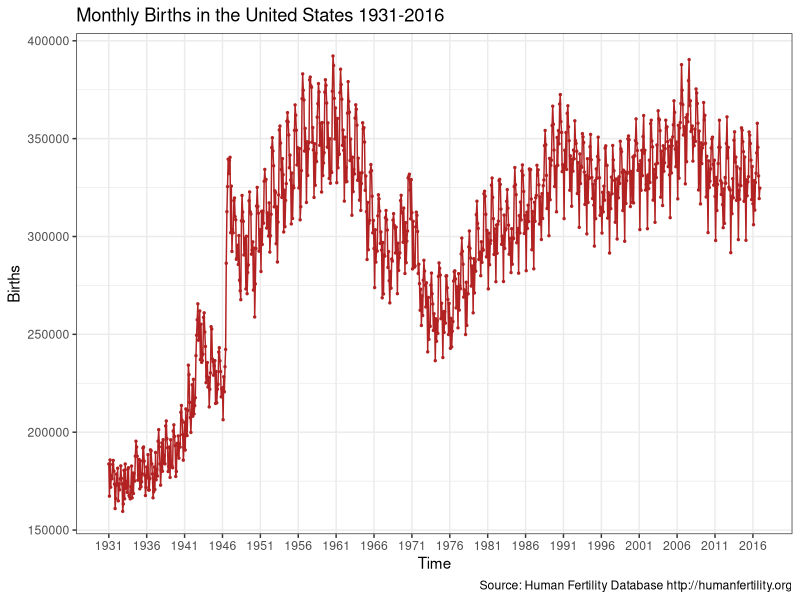
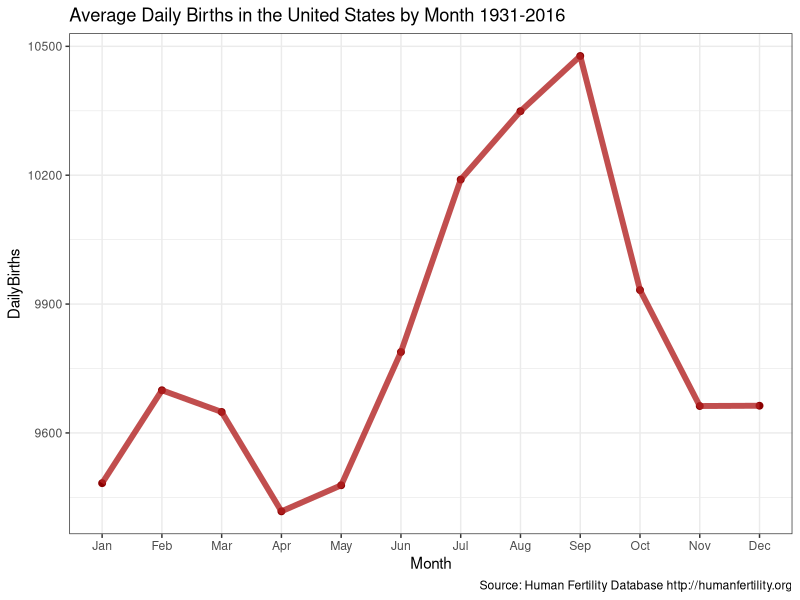
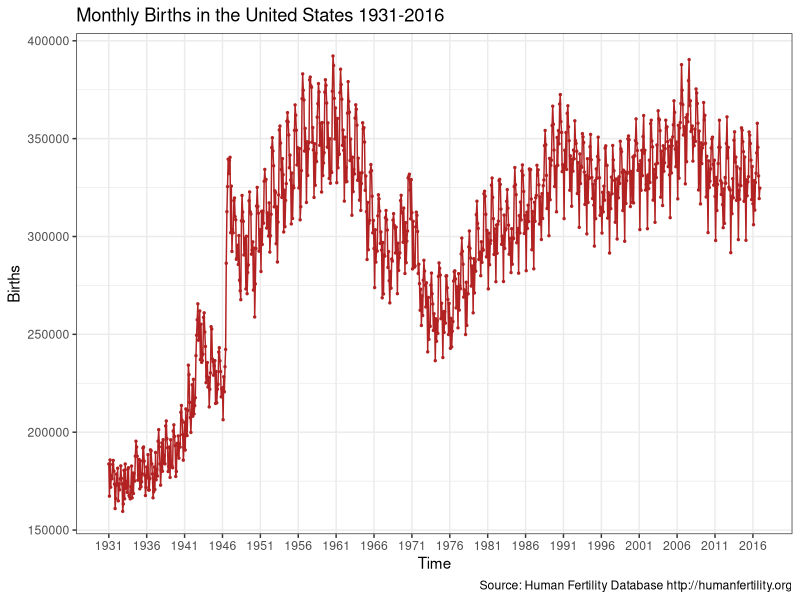
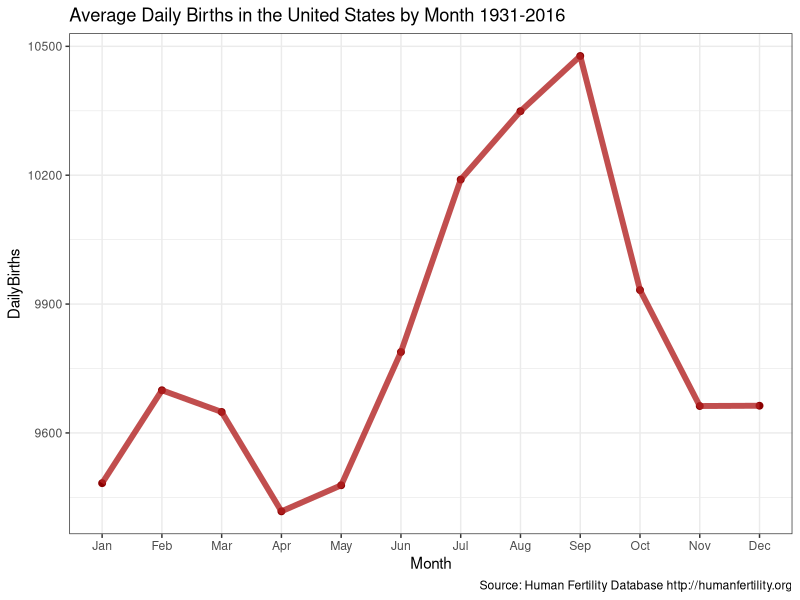

The R script that drew these images, in order:
graphics.off()
windows(record=TRUE)

library(tidyverse)

M = read.csv('USAmonthly.txt') %>%
     filter( Month != 'TOT') %>%
     mutate(Y = Year,
            M = as.numeric(as.character(Month)),
            month = 12*(Y-1931) + M) %>%
     select(Y,M,month,Births)

ggplot(data=M, aes(x=month,y=Births)) +
           geom_point(size=.5, color='firebrick') +
           geom_line(color='firebrick') +
           theme_bw() +
           labs(x="Time",title='Monthly Births in the United States 1931-2016',
                caption='Source: Human Fertility Database http://humanfertility.org') +
           scale_x_continuous(breaks=seq(1,1032,60),
                              minor_breaks = NULL,
                              labels=seq(1931,2016,5))

ggsave( file='Monthly US births 1931-2016.png',
        width=11, height=8.5, units='in', dpi=300)


LOM = data.frame(
       M = 1:12,
       ndays = c(31,28.25,31,30,31,
                 30,31,31,30,31,30,31)
  )

agg = M %>%
       group_by(M) %>%
       summarize(Births=sum(Births)) %>%
       left_join(LOM) %>%
       mutate( DailyBirths = (Births/ndays)/86)



ggplot(data=agg, aes(x=M, y=DailyBirths)) +
    geom_point(color='darkred',size=2) +
    geom_line(color='firebrick',lwd=2, alpha=.80) +
    theme_bw() + 
    scale_x_continuous(breaks=1:12,
                       minor_breaks = NULL,
                       labels=c('Jan','Feb','Mar',
                                'Apr','May','Jun',
                                'Jul','Aug','Sep',
                                'Oct','Nov','Dec')) +
  labs(x="Month",title='Average Daily Births in the United States by Month 1931-2016',
       caption='Source: Human Fertility Database http://humanfertility.org') 
  

ggsave( file='Average Daily US births by Month 1931-2016.png',
        width=11, height=8.5, units='in', dpi=300)

